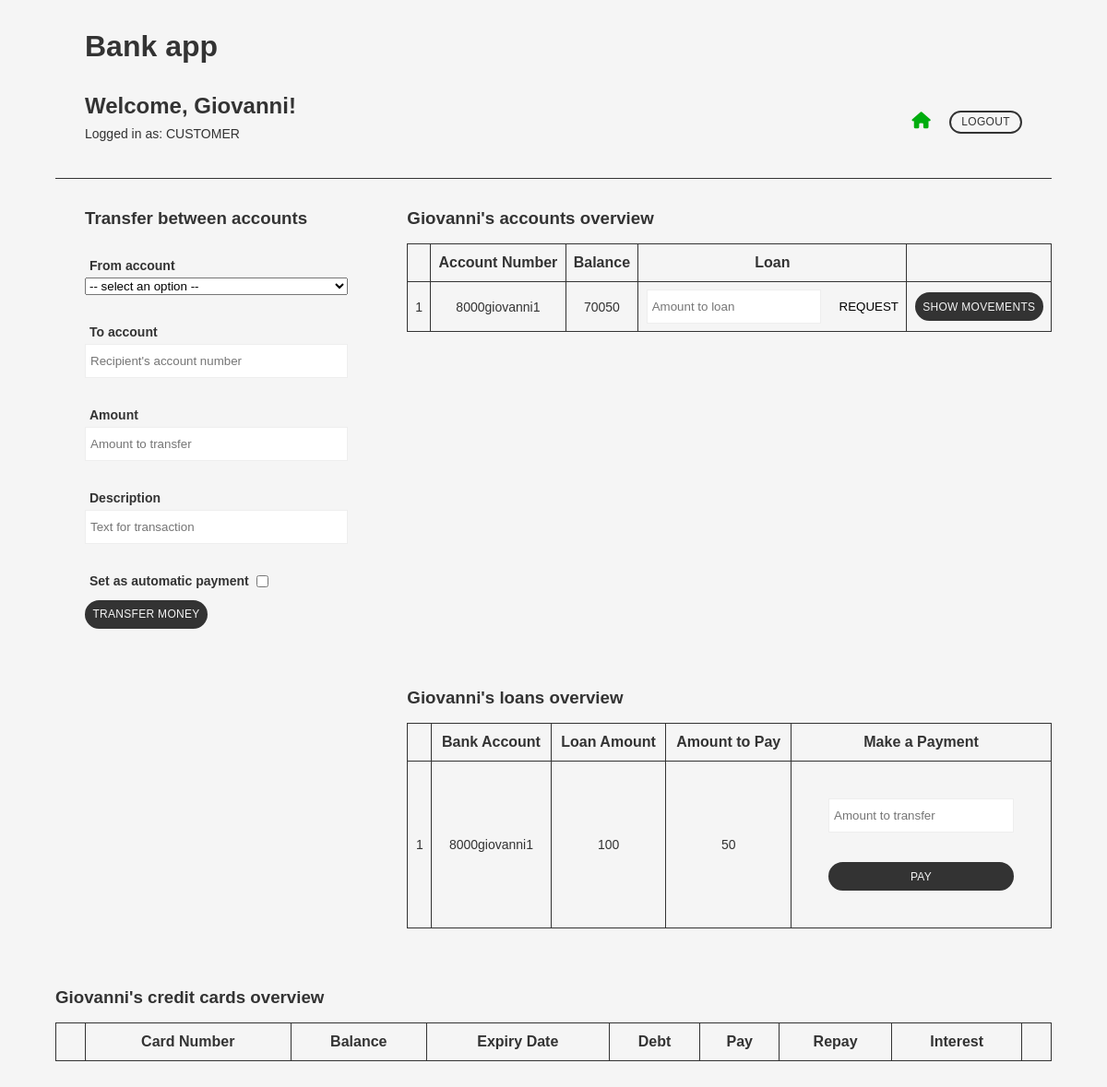
The page /bank_app/ (signed in) on the database as committed earlier.
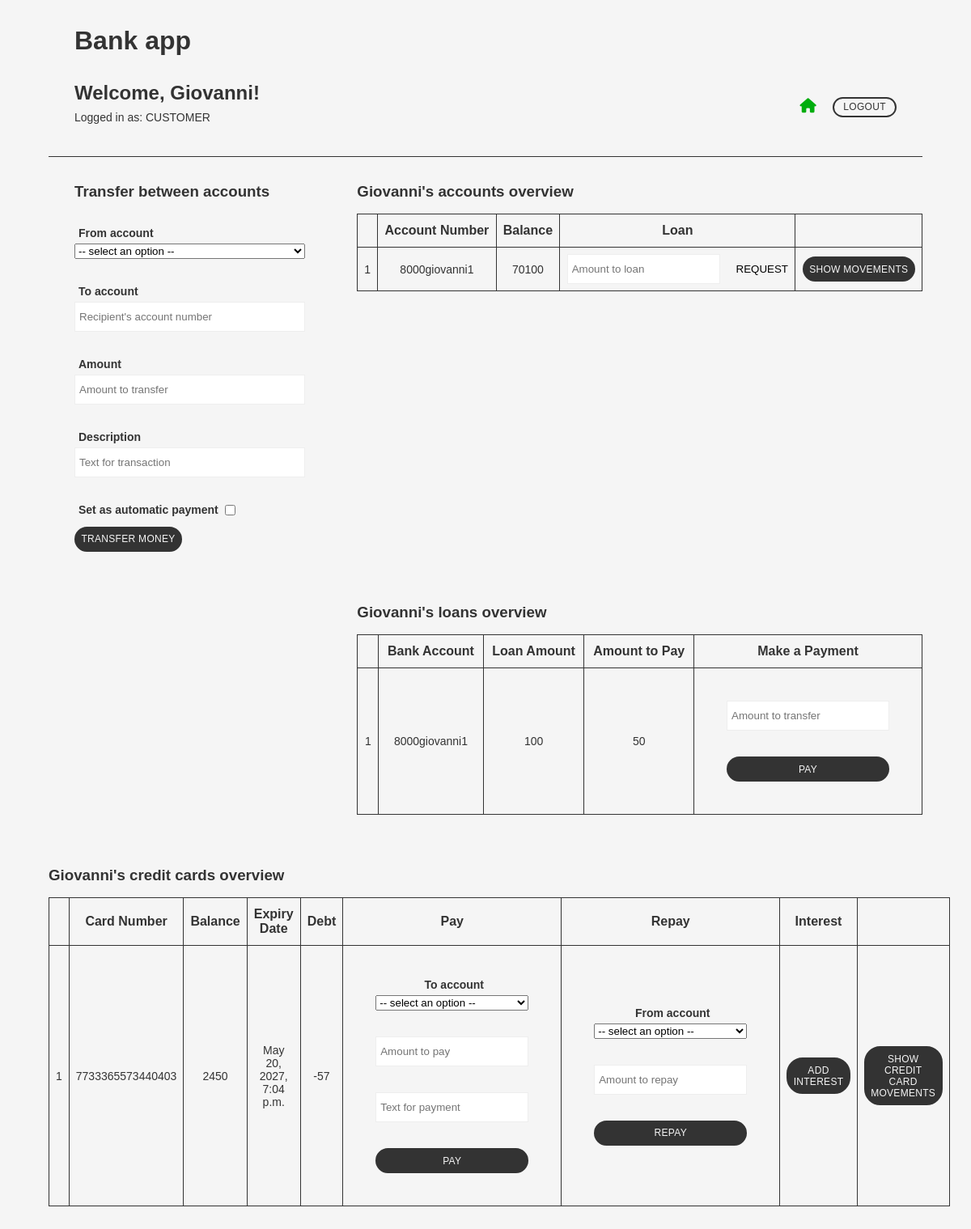
The same page on the database as committed later.
### bank_app/models.py (models this page shows, shortened)
class Account(models.Model):
    customer = models.ForeignKey(Customer, on_delete=models.CASCADE)
    accountNumber = models.CharField(max_length=20)
    def __str__(self):
        return f"{self.accountNumber}"

class Loan(models.Model):
    customer = models.ForeignKey(Customer, on_delete=models.CASCADE)
    account = models.ForeignKey(Account, on_delete=models.CASCADE)
    loanAmount = models.IntegerField()
    remainingAmount = models.IntegerField()
    confirmed = models.CharField(max_length=100, default='undefined')

class CreditCard(models.Model):
    customer = models.ForeignKey(Customer, on_delete=models.CASCADE)
    cardNumber = models.IntegerField()
    initialBalance = models.IntegerField()
    spentAmount = models.IntegerField()
    expiryDate = models.DateTimeField(default=now, editable=False)
    cvvNumber = models.IntegerField()

### bank_app/views.py (the view)
# urls.py: path('', views.index, name='index'),
def index(request):
    return show_index(request)

### bank_app/views_common.py (called while the page is built)
def get_user_type(u:User) -> str:
    if u and u.is_authenticated:
        try:
            customer = Customer.objects.get(user = u)
            return "CUSTOMER"
        except:
            return "BANKER"
        return "unknown type"

def get_balance_for_account(acc:Account) -> int:
    result = AccountMovement.objects.filter(account = acc).aggregate(Sum('value'))
    return result['value__sum']

def get_repay_amount_for_card(acc:CreditCard) -> int:
    result = CardMovement.objects.filter(card = acc).aggregate(Sum('value'))
    return result['value__sum']

### bank_app/templates/bank_app/index.html (shortened to what the changed rows need)
{% load static %}
<!DOCTYPE html>
<html lang="en">
	<head>
	<link rel="stylesheet" href="{% static 'css/style.css' %}" />
	</head>
	<body>
	{% if request.user.is_authenticated %}
	<header>
		<h1>Bank app</h1>
		<section>
			<div>
				<h2>Welcome, {{ request.user.username }}!</h2>
			</div>
		</section>
	</header>
		{% if usertype == "BANKER" %}
		<main class="main">
			<section id="create_cust">
				<h3>Create customer</h3>
				<form method="post">
					{% csrf_token %}
					<div class="form_item_wrapper">
						<label>User Name</label>
						<input type="text" name="name" placeholder="Type new user name" required />
					</div>
					<div class="form_item_wrapper">
						<label>Password</label>
						<input type="password" name="password" placeholder="Type new password for the user" required />
					</div>
					<div class="form_item_wrapper">
						<label>Phone</label>
						<input type="text" name="phone" pattern="[0-9]{8}" placeholder="User's phone (8 digits)" required />
					</div>
					<button formaction="{% url 'bank_app:create_customer' %}" class="btn">Create customer</button>
				</form>
			</section>
			<section id="cust_list">
				<h3>Customer list</h3>
				<p>Number of customers: {{ customer_count }}</p>
				<table>
					<tr>
						<th></th>
						<th>User Name</th>
						<th>Phone</th>
						<th>Ranking</th>
						<th></th>
					</tr>
				{% for c in customers %}
				<tr {% if forloop.counter|divisibleby:2 %}
                        class="white_bg"
                    {% endif %}	>
						<form method="post">
							{% csrf_token %}
								<input type="hidden" name="pk" value="{{ c.pk }}" />
								<td>{{ forloop.counter }}</td>
								<td>{{ c.user.username }}</td>
								<td>{{ c.phone }}</td>
								<td>
									<select name="ranking">
										{% for r in rankings %}
											{% if r.rType == c.ranking.rType %}
												<option value="{{ r.pk }}" selected>{{ r.rType }}</option>
											{% else %}
											<option value="{{ r.pk }}">{{ r.rType }}</option>
											{% endif %}
										{% endfor %}
									</select>
									<button formaction="{% url 'bank_app:update_ranking' %}" class="simple_btn">Update</button>
								</td>
								<td><button formaction="{% url 'bank_app:accounts' %}" class="btn">Manage accounts</button></td>
								<td>
									<button formaction="{% url 'bank_app:del_customer' %}" class="icon_btn del_btn">
										<i class="fa-solid fa-trash"></i>
									</button>
								</td>
						</form>
					</tr>
				{% endfor %}
				</table>
			</section>
		</main>
		{% else %}
		<main class="main">
			<section id="account_overview">
				<table>
					<tr>
						<th></th>
						<th>Account Number</th>
						<th>Balance</th>
						<th>Loan</th>
					</tr>
					{% for a in customer_accounts %}
					<tr 	>
						<form method="post">
								<td>{{ forloop.counter }}</td>
								<td>{{ a.accountNumber }}</td>
								<td>
									{% for b in balances %}
										{% if b.0 == a.pk %}
											{{ b.1 }}
										{% endif %}
									{% endfor %}
								</td>
								<td>
									{% if active_customer.ranking.loan == True %}
										<input type="number" name="loan_amount" placeholder="Amount to loan" />
										<button formaction="{% url 'bank_app:request_loan' %}" class="simple_btn">
											Request
										</button>
									{% else %}
										<p>Not available</p>
									{% endif %}
								</td>
								<td>
									<button formaction="{% url 'bank_app:show_movements' %}" class="btn">Show movements</button>
								</td>
						</form>
					</tr>
					{% endfor %}
				</table>
			</section>
			<section id="loans_overview">
                <table>
                    <tr>
                        <th></th>
                        <th>Bank Account</th>
                        <th>Loan Amount</th>
                        <th>Amount to Pay</th>
                        <th>Make a Payment</th>
                    </tr>
                    {% for l in loans %}
                    <tr 	>
                        <form method="post">
                                <td>{{ forloop.counter }}</td>
                                <td>{{ l.account }}</td>
                                <td>{{ l.loanAmount }}</td>
                                <td>{{ l.remainingAmount }}</td>
								{% if l.confirmed == 'true' %}
									{% if l.remainingAmount == 0 %}
										<td>Completed</td>
									{% else %}
										<td>
											<div class="form_item_wrapper">
												<input type="number" name="loan_transfer" placeholder="Amount to transfer" />
											</div>
											<div class="form_item_wrapper">
												<button formaction="{% url 'bank_app:pay_loan' %}" class="btn">
													Pay
												</button>
											</div>
										</td>
									{% endif %}
								{% elif l.confirmed == 'false'%}
									<td>Loan declined</td>
								{% else %}
									<td>Confirmation pending</td>
								{% endif %}
                        </form>
					</tr>
					{% endfor %}
				</table>
			</section>
			<section id="cards_overview">
				<table>
					<tr>
						<th></th>
						<th>Card Number</th>
						<th>Balance</th>
						<th>Expiry Date</th>
						<th>Debt</th>
						<th>Pay</th>
						<th>Repay</th>
						<th>Interest</th>
						<th></th>
					</tr>
					{% for c in cards %}
					<tr 	>
						<form method="post">
								<td>{{ forloop.counter }}</td>
								<td>{{ c.cardNumber }}</td>
								<td>{{ c.initialBalance }}</td>
								<td>{{ c.expiryDate }}</td>
								<td>
									{% for b in card_repay_balances %}
										{% if b.0 == c.pk %}
											{{ b.1 }}
										{% endif %}
									{% endfor %}
								</td>
								<td>
									<div class="form_item_wrapper">
										<label>To account</label>
										<select name="to_account">
											<option disabled selected value> -- select an option -- </option>
										</select>
									</div>
									<div class="form_item_wrapper">
										<input type="number" name="card_pay" placeholder="Amount to pay" />
									</div>
									<div class="form_item_wrapper">
										<input type="text" name="card_desc" placeholder="Text for payment" />
									</div>
									<div class="form_item_wrapper">
										<button formaction="{% url 'bank_app:pay_card' %}" class="btn">
											Pay
										</button>
									</div>
								</td>
								{% if c.spentAmount != 0 %}
									<td>
										<div class="form_item_wrapper">
											<label>From account</label>
											<select name="from_account">
												<option disabled selected value> -- select an option -- </option>
											</select>
										</div>
										<div class="form_item_wrapper">
											<input type="number" name="card_repay" placeholder="Amount to repay" />
										</div>
										<div class="form_item_wrapper">
											<button formaction="{% url 'bank_app:repay_card' %}" class="btn">
												Repay
											</button>
										</div>
									</td>
								{% else %}
									<td></td>
								{% endif %}
								<td>
									<button formaction="{% url 'bank_app:add_interest' %}" class="btn">Add interest</button>
								</td>
								<td>
									<button formaction="{% url 'bank_app:show_card_movements' %}" class="btn">Show credit card movements</button>
								</td>
						</form>
					</tr>
					{% endfor %}
				</table>
			</section>
		</main>
		{% endif%}
	{% else %}
		<h2>Please log in</h2>
	{% endif %}
	</body>
</html>

Rows that differ between the two databases and show on the page:
added CreditCard: cardNumber "7733365573440403", initialBalance "2450", expiryDate "May 20, 2027, 7:04 p.m.", b "-57"
Other text that changed with them:
new list line: "70100"
list line gone: "70050"
